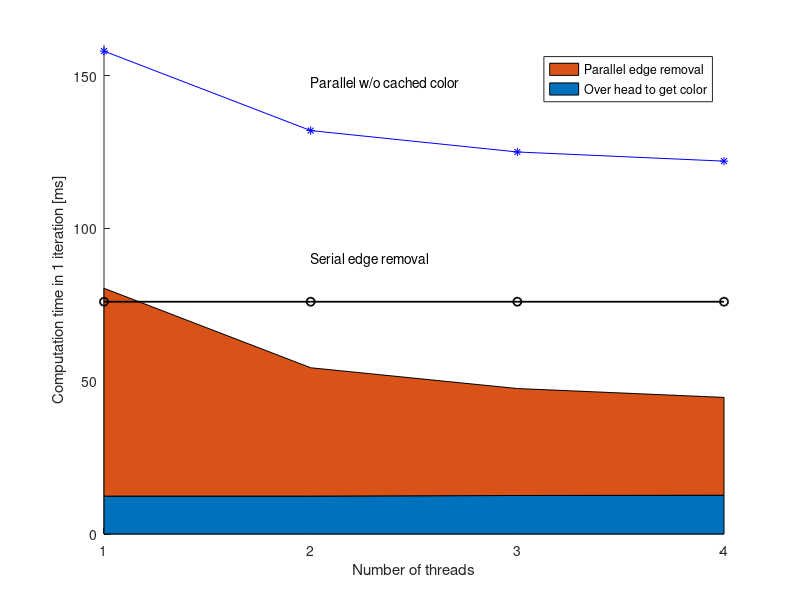

Reproduce this figure in MATLAB.
over_head = [12.4 12.4 12.6 12.7];
pal_time = [68 42 35 32 ];

normal = 76*ones(size(over_head));

color_over_head = 90;

%% 

close all;

h = figure;
set(h, 'Position', [300 300 300 200])

% subplot(2,1,2);
hold on;

h = area([over_head; pal_time]');
ld = legend([h(2), h(1)], {'Parallel edge removal', 'Over head to get color'});


plot(normal, 'k-o', 'LineWidth', 1.3);
text(2, 90, 'Serial edge removal');


% subplot(2,1,1);
plot(pal_time + color_over_head, 'b*-');
text(2, 148, 'Parallel w/o cached color');

xlabel('Number of threads');
ylabel('Computation time in 1 iteration [ms]');

set(gca, 'XTick', [1 2 3 4]);

ylim([0 160]);
hold off;
